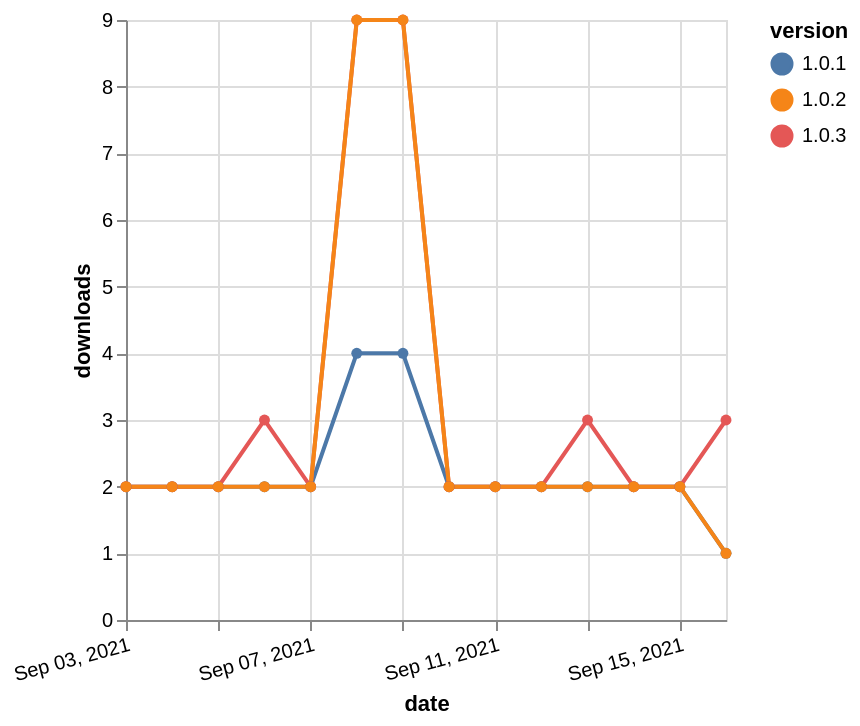

Write the Vega-Lite specification saved for this chart.
### Vega-Lite specification from a JSON file in a GitHub repository (floating-point values rounded to 4 significant figures)
{"$schema": "https://vega.github.io/schema/vega-lite/v5.json", "description": "A simple bar chart with embedded data.", "data": {"values": [{"date": "2021-09-03", "total": 1260, "delta": 2, "version": "1.0.1"}, {"date": "2021-09-04", "total": 1262, "delta": 2, "version": "1.0.1"}, {"date": "2021-09-05", "total": 1264, "delta": 2, "version": "1.0.1"}, {"date": "2021-09-06", "total": 1266, "delta": 2, "version": "1.0.1"}, {"date": "2021-09-07", "total": 1268, "delta": 2, "version": "1.0.1"}, {"date": "2021-09-08", "total": 1272, "delta": 4, "version": "1.0.1"}, {"date": "2021-09-09", "total": 1276, "delta": 4, "version": "1.0.1"}, {"date": "2021-09-10", "total": 1278, "delta": 2, "version": "1.0.1"}, {"date": "2021-09-11", "total": 1280, "delta": 2, "version": "1.0.1"}, {"date": "2021-09-12", "total": 1282, "delta": 2, "version": "1.0.1"}, {"date": "2021-09-13", "total": 1284, "delta": 2, "version": "1.0.1"}, {"date": "2021-09-14", "total": 1286, "delta": 2, "version": "1.0.1"}, {"date": "2021-09-15", "total": 1288, "delta": 2, "version": "1.0.1"}, {"date": "2021-09-16", "total": 1289, "delta": 1, "version": "1.0.1"}, {"date": "2021-09-03", "total": 806, "delta": 2, "version": "1.0.3"}, {"date": "2021-09-04", "total": 808, "delta": 2, "version": "1.0.3"}, {"date": "2021-09-05", "total": 810, "delta": 2, "version": "1.0.3"}, {"date": "2021-09-06", "total": 813, "delta": 3, "version": "1.0.3"}, {"date": "2021-09-07", "total": 815, "delta": 2, "version": "1.0.3"}, {"date": "2021-09-08", "total": 824, "delta": 9, "version": "1.0.3"}, {"date": "2021-09-09", "total": 833, "delta": 9, "version": "1.0.3"}, {"date": "2021-09-10", "total": 835, "delta": 2, "version": "1.0.3"}, {"date": "2021-09-11", "total": 837, "delta": 2, "version": "1.0.3"}, {"date": "2021-09-12", "total": 839, "delta": 2, "version": "1.0.3"}, {"date": "2021-09-13", "total": 842, "delta": 3, "version": "1.0.3"}, {"date": "2021-09-14", "total": 844, "delta": 2, "version": "1.0.3"}, {"date": "2021-09-15", "total": 846, "delta": 2, "version": "1.0.3"}, {"date": "2021-09-16", "total": 849, "delta": 3, "version": "1.0.3"}, {"date": "2021-09-03", "total": 1557, "delta": 2, "version": "1.0.2"}, {"date": "2021-09-04", "total": 1559, "delta": 2, "version": "1.0.2"}, {"date": "2021-09-05", "total": 1561, "delta": 2, "version": "1.0.2"}, {"date": "2021-09-06", "total": 1563, "delta": 2, "version": "1.0.2"}, {"date": "2021-09-07", "total": 1565, "delta": 2, "version": "1.0.2"}, {"date": "2021-09-08", "total": 1574, "delta": 9, "version": "1.0.2"}, {"date": "2021-09-09", "total": 1583, "delta": 9, "version": "1.0.2"}, {"date": "2021-09-10", "total": 1585, "delta": 2, "version": "1.0.2"}, {"date": "2021-09-11", "total": 1587, "delta": 2, "version": "1.0.2"}, {"date": "2021-09-12", "total": 1589, "delta": 2, "version": "1.0.2"}, {"date": "2021-09-13", "total": 1591, "delta": 2, "version": "1.0.2"}, {"date": "2021-09-14", "total": 1593, "delta": 2, "version": "1.0.2"}, {"date": "2021-09-15", "total": 1595, "delta": 2, "version": "1.0.2"}, {"date": "2021-09-16", "total": 1596, "delta": 1, "version": "1.0.2"}]}, "width": "container", "mark": {"type": "line", "point": {"filled": true}}, "encoding": {"x": {"field": "date", "type": "temporal", "timeUnit": "yearmonthdate", "title": "date", "axis": {"labelAngle": -15}}, "y": {"field": "delta", "type": "quantitative", "title": "downloads"}, "color": {"field": "version", "type": "nominal"}, "tooltip": {"field": "delta"}}}
